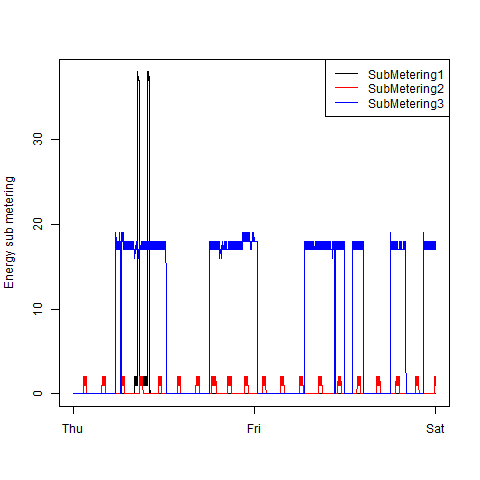

Source code (R):
source("Power Consumption.R")

png(filename = "plot3.png", width = 480, height = 480, units = "px")

# connect line colors to data and plot 
plot(data2$DT,data2$SubMetering1,type = "l",xlab = " ", ylab = "Energy sub metering")
lines(data2$DT, data2$SubMetering2, col = "Red")
lines(data2$DT, data2$SubMetering3, col = "Blue")

# adding the legend
legend("topright",legend = c("SubMetering1", "SubMetering2", "SubMetering3"),col = c("Black", "Red", "Blue"),lty = "solid" )


dev.off()